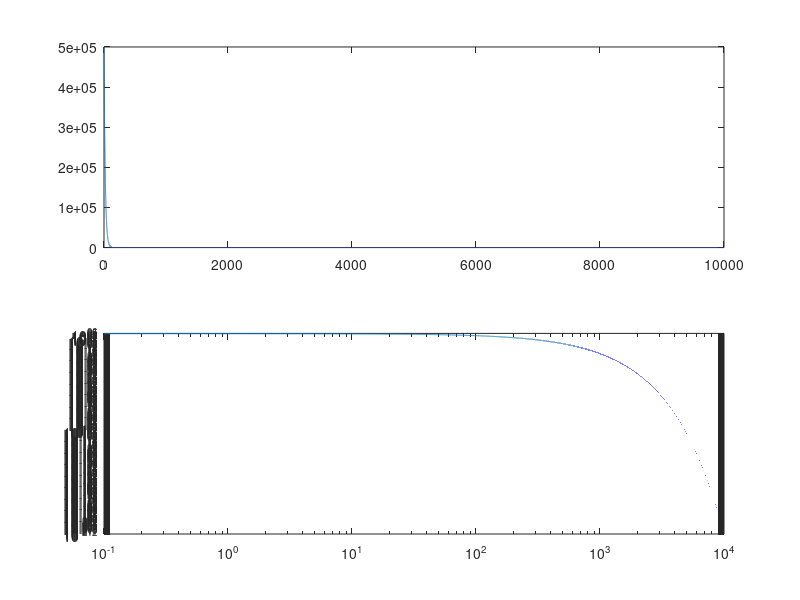

The MATLAB script that drew this image:
clear all;
close all;
clc;

%% Grafico logaritmico

t = 0:0.1:10000;
y1 = exp(-0.05*t)*(500000);


subplot(2, 1, 1);
plot(t, y1);

subplot(2, 1, 2);
loglog(t, y1);

